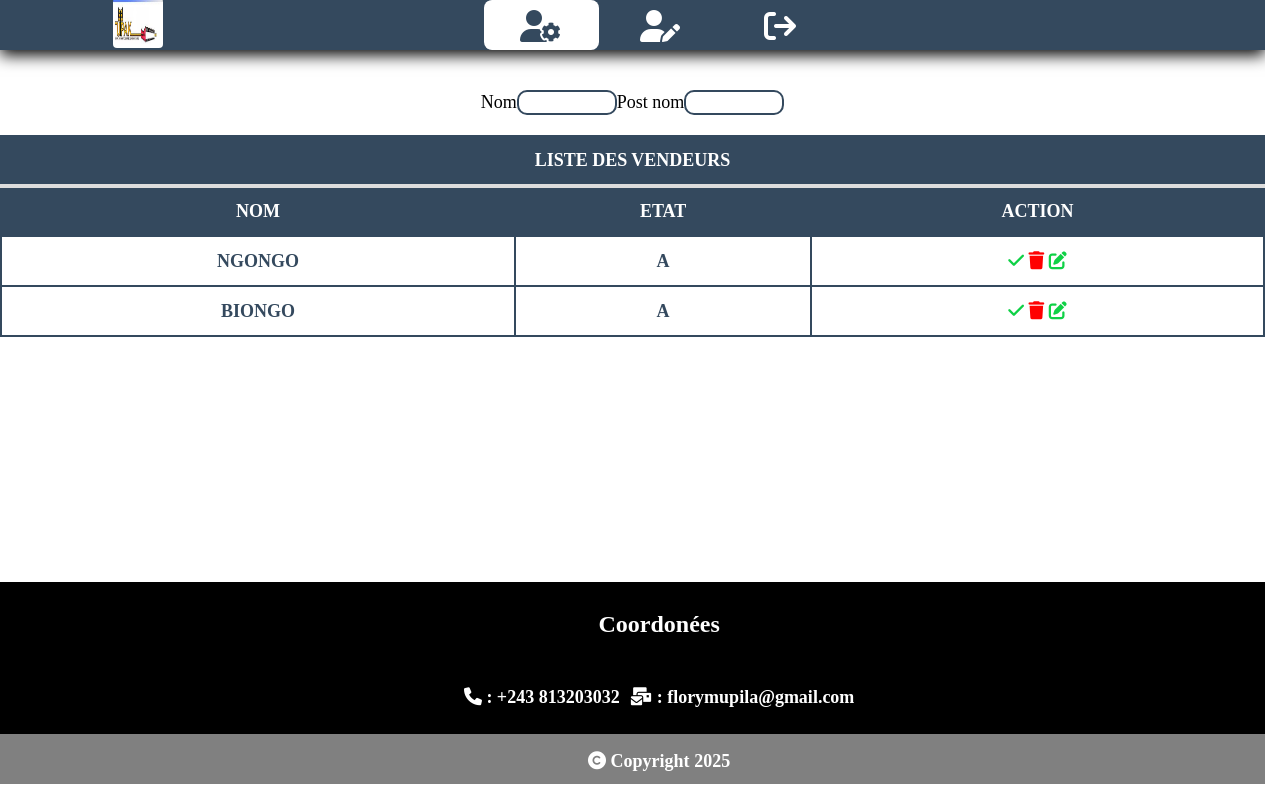
/administrateur/gestion_utilisateur.php (signed in), run on the app's committed database.
### tables this page shows
CREATE TABLE `agent` (
  `PK_Agent` int(10) UNSIGNED NOT NULL,
  `Nom_Agent` varchar(20) NOT NULL,
  `PostNom_Agent` varchar(20) NOT NULL,
  `Tel_Agent` varchar(10) NOT NULL,
  `Genre_Agent` int(10) UNSIGNED NOT NULL,
  `MotDePasse` varchar(255) DEFAULT NULL,
  `PasseAssoc` varchar(255) DEFAULT NULL,
  `Etat` varchar(1) NOT NULL DEFAULT 'A'
);

### administrateur/gestion_utilisateur.php (the view, shortened to what this page needs)
<?php
	require('../Connexion.php');
?>
<!DOCTYPE html>
<html lang="fr">
	<head>
		<link rel="stylesheet" type="text/css" href="../css/all.css">
		<link rel="stylesheet" type="text/css" href="../menu.css">
		<link rel="stylesheet" type="text/css" href="../foot.css">
	</head>
	<body>
		<?php
			require "../menu.php";
		?>
			<?php
				$TailleGest = (isset($_POST['Taille'])) ? $_POST['Taille'] : 5 ;
				$pageGest = (isset($_GET['page2'])) ? (!empty($_GET['page2'])) ? (preg_match("/[0-9]/", $_GET['page2']))? $_GET['page2'] : 1 : 1 : 1 ;
				if (preg_match("/[0-9]/", $pageGest)) {
					$offsetGest = ($pageGest-1)*$TailleGest;
				} else {
					$offsetGest = 0;
				}
				$requeteGest = $connexion->prepare("SELECT * FROM `agent` AS A LIMIT $TailleGest OFFSET $offsetGest");
				$requeteGest->execute();
			?>
			<div id="box_form">
				<form id="box_form" method="Post" action="<?php htmlspecialchars($_SERVER['PHP_SELF']); ?>">
					<label for="Nom">Nom</label>
					<input type="text" name="Nom" id="Nom" class="recherche_vendeur">
					<label for="PostNom">Post nom</label>
					<input type="text" name="PostNom" id="PostNom" class="recherche_vendeur">
				</form>
			</div>
		<table id="tableau">
			<thead>
				<tr>
					<th colspan="5" style="border-bottom: 4px solid #ddd;">
						LISTE DES VENDEURS
					</th>
				</tr>
				<tr>
					<th>NOM</th>
					<th>ETAT</th>
					<th>ACTION</th>
				</tr>
			</thead>
				<?php
				while ($resultatGest = $requeteGest->fetch(PDO::FETCH_ASSOC)) {
				?>
			<tbody>
				<tr>
					<td>
						<?php echo $resultatGest['Nom_Agent']; ?>
					</td>
					<td>
						<?php echo $resultatGest['Etat']; ?>
					</td>
					<td>
						<a href="activation_vendeur.php?xxx=<?php echo $resultatGest["PK_Agent"] ?>" <?php if ($resultatGest["Etat"] == "A") { echo 'class="fas fa-check"';} else {echo 'class="fas fa-xmark"';}?>>
						</a>
						<a class="fas fa-trash" onclick="return confirm('Êtes-vous sûr de pouvoir effectuer cette action ?')" href="suppression_vendeur.php?xxx=<?php echo $resultatGest["PK_Agent"];?>"></a>
						<a class="fas fa-edit" href="mise_a_jour_vendeur.php?xxx=<?php echo $resultatGest["PK_Agent"];?>"></a>
					</td>
				</tr>
			</tbody>
		<?php   } ?>
		</table>
		<div id="BoxBtnDefilement">
			<p>
				<ul>
				</ul>
			</p>
		</div>
		<?php require "../foot.php"; ?>
	</body>
</html>

### administrateur/gestion_utilisateur.php (style rules this page uses)
* { margin: 0px; padding:0px; box-sizing: border-box; font-size: large; font-family: "bell mt"; color: black; }
body { background-size: cover; height: 100%; padding: 50px 0px 0px 0px; display: flex; flex-direction: column; justify-content: center; overflow-x: hidden; }
body #box_form { display: flex; margin-top: 20px; justify-content: center; align-items: center; }
body #box_form form input { padding: 0px 0px 0px 10px; height: 25px; border: 2px solid #34495E; border-radius: 10px; color: #34495E; font-weight: bold; }
@media all and (min-width: 492px) { body #box_form form input { width: 100px; } }
body table { border-collapse: collapse; margin-top: 20px; width: 100%; text-align: center; }
body table th { background: #34495E; color: white; }
body table thead tr:first-child th { border-bottom: 3px solid white; }
body table td, body table th { border: 2px solid #34495E; font-weight: bold; height: 50px; }
body table td { color: #34495E; }
body table tbody a { text-decoration: none; }
body table tbody .fa-download, body table tbody .fa-edit, body table tbody .fa-check, body table tbody .fa-xmark { color: rgb(14, 209, 69); }
body table tbody .fa-trash { color: red; }
body #BoxBtnDefilement { height: 30px; margin: 20px 0px 10px 0px; }
body #BoxBtnDefilement ul { height: 100%; display: flex; justify-content: center; align-items: center; }

### data on the page
agent: Nom_Agent "NGONGO", Etat "A"
agent: Nom_Agent "BIONGO", Etat "A"
